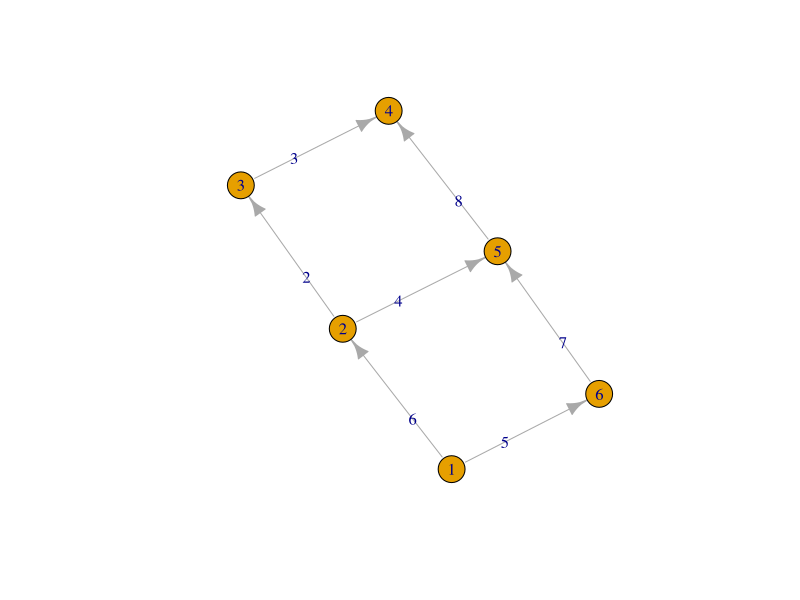

Here is the R script that generated this plot:

library(igraph)

edgelist <- data.frame(
  from = c(1,1,2,2,3,5,6),
  to = c(2,6,5,3,4,4,5),
  capacity = c(6,5,4,2,3,8,7))


g <- graph_from_data_frame(as.data.frame(edgelist))

E(g)$capacity <- edgelist$capacity


plot(g, edge.label = E(g)$capacity)

max_flow(g, source=V(g)["1"], target=V(g)["4"])
